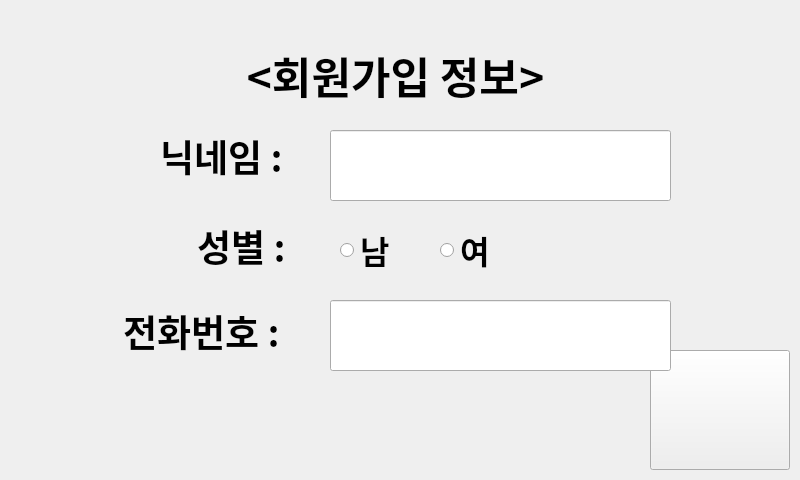
<?xml version="1.0" encoding="UTF-8"?>
<ui version="4.0">
 <class>JoinWindow</class>
 <widget class="QMainWindow" name="JoinWindow">
  <property name="geometry">
   <rect>
    <x>0</x>
    <y>0</y>
    <width>800</width>
    <height>480</height>
   </rect>
  </property>
  <property name="windowTitle">
   <string>MainWindow</string>
  </property>
  <property name="styleSheet">
   <string notr="true"/>
  </property>
  <widget class="QWidget" name="centralwidget_join">
   <widget class="QLabel" name="label_join_main">
    <property name="geometry">
     <rect>
      <x>-1</x>
      <y>-1</y>
      <width>800</width>
      <height>480</height>
     </rect>
    </property>
    <property name="styleSheet">
     <string notr="true">background-image: url(:/newPrefix/image/juicebro.jpg);</string>
    </property>
    <property name="text">
     <string/>
    </property>
   </widget>
   <widget class="QLabel" name="label_id">
    <property name="geometry">
     <rect>
      <x>130</x>
      <y>130</y>
      <width>191</width>
      <height>51</height>
     </rect>
    </property>
    <property name="palette">
     <palette>
      <active>
       <colorrole role="Text">
        <brush brushstyle="SolidPattern">
         <color alpha="255">
          <red>121</red>
          <green>11</green>
          <blue>255</blue>
         </color>
        </brush>
       </colorrole>
      </active>
      <inactive>
       <colorrole role="Text">
        <brush brushstyle="SolidPattern">
         <color alpha="255">
          <red>121</red>
          <green>11</green>
          <blue>255</blue>
         </color>
        </brush>
       </colorrole>
      </inactive>
      <disabled>
       <colorrole role="Text">
        <brush brushstyle="SolidPattern">
         <color alpha="255">
          <red>120</red>
          <green>120</green>
          <blue>120</blue>
         </color>
        </brush>
       </colorrole>
      </disabled>
     </palette>
    </property>
    <property name="font">
     <font>
      <family>야놀자 야체 B</family>
      <pointsize>28</pointsize>
      <weight>75</weight>
      <bold>true</bold>
     </font>
    </property>
    <property name="text">
     <string>닉네임 : </string>
    </property>
    <property name="alignment">
     <set>Qt::AlignCenter</set>
    </property>
   </widget>
   <widget class="QLabel" name="label_phone">
    <property name="geometry">
     <rect>
      <x>90</x>
      <y>300</y>
      <width>231</width>
      <height>61</height>
     </rect>
    </property>
    <property name="palette">
     <palette>
      <active>
       <colorrole role="Text">
        <brush brushstyle="SolidPattern">
         <color alpha="255">
          <red>121</red>
          <green>11</green>
          <blue>255</blue>
         </color>
        </brush>
       </colorrole>
      </active>
      <inactive>
       <colorrole role="Text">
        <brush brushstyle="SolidPattern">
         <color alpha="255">
          <red>121</red>
          <green>11</green>
          <blue>255</blue>
         </color>
        </brush>
       </colorrole>
      </inactive>
      <disabled>
       <colorrole role="Text">
        <brush brushstyle="SolidPattern">
         <color alpha="255">
          <red>120</red>
          <green>120</green>
          <blue>120</blue>
         </color>
        </brush>
       </colorrole>
      </disabled>
     </palette>
    </property>
    <property name="font">
     <font>
      <family>야놀자 야체 B</family>
      <pointsize>28</pointsize>
      <weight>75</weight>
      <bold>true</bold>
     </font>
    </property>
    <property name="text">
     <string>전화번호 : </string>
    </property>
    <property name="alignment">
     <set>Qt::AlignCenter</set>
    </property>
   </widget>
   <widget class="QLabel" name="label_sex">
    <property name="geometry">
     <rect>
      <x>180</x>
      <y>210</y>
      <width>131</width>
      <height>71</height>
     </rect>
    </property>
    <property name="palette">
     <palette>
      <active>
       <colorrole role="Text">
        <brush brushstyle="SolidPattern">
         <color alpha="255">
          <red>121</red>
          <green>11</green>
          <blue>255</blue>
         </color>
        </brush>
       </colorrole>
      </active>
      <inactive>
       <colorrole role="Text">
        <brush brushstyle="SolidPattern">
         <color alpha="255">
          <red>121</red>
          <green>11</green>
          <blue>255</blue>
         </color>
        </brush>
       </colorrole>
      </inactive>
      <disabled>
       <colorrole role="Text">
        <brush brushstyle="SolidPattern">
         <color alpha="255">
          <red>120</red>
          <green>120</green>
          <blue>120</blue>
         </color>
        </brush>
       </colorrole>
      </disabled>
     </palette>
    </property>
    <property name="font">
     <font>
      <family>야놀자 야체 B</family>
      <pointsize>28</pointsize>
      <weight>75</weight>
      <bold>true</bold>
     </font>
    </property>
    <property name="text">
     <string>성별 : </string>
    </property>
    <property name="alignment">
     <set>Qt::AlignCenter</set>
    </property>
   </widget>
   <widget class="QRadioButton" name="radioButton_man">
    <property name="geometry">
     <rect>
      <x>340</x>
      <y>230</y>
      <width>70</width>
      <height>40</height>
     </rect>
    </property>
    <property name="font">
     <font>
      <family>야놀자 야체 B</family>
      <pointsize>24</pointsize>
      <weight>75</weight>
      <bold>true</bold>
     </font>
    </property>
    <property name="text">
     <string>남</string>
    </property>
   </widget>
   <widget class="QRadioButton" name="radioButton_woman">
    <property name="geometry">
     <rect>
      <x>440</x>
      <y>230</y>
      <width>70</width>
      <height>40</height>
     </rect>
    </property>
    <property name="font">
     <font>
      <family>야놀자 야체 B</family>
      <pointsize>24</pointsize>
      <weight>75</weight>
      <bold>true</bold>
     </font>
    </property>
    <property name="text">
     <string>여</string>
    </property>
   </widget>
   <widget class="QLabel" name="label_text">
    <property name="geometry">
     <rect>
      <x>160</x>
      <y>40</y>
      <width>471</width>
      <height>71</height>
     </rect>
    </property>
    <property name="palette">
     <palette>
      <active>
       <colorrole role="Text">
        <brush brushstyle="SolidPattern">
         <color alpha="255">
          <red>121</red>
          <green>11</green>
          <blue>255</blue>
         </color>
        </brush>
       </colorrole>
      </active>
      <inactive>
       <colorrole role="Text">
        <brush brushstyle="SolidPattern">
         <color alpha="255">
          <red>121</red>
          <green>11</green>
          <blue>255</blue>
         </color>
        </brush>
       </colorrole>
      </inactive>
      <disabled>
       <colorrole role="Text">
        <brush brushstyle="SolidPattern">
         <color alpha="255">
          <red>120</red>
          <green>120</green>
          <blue>120</blue>
         </color>
        </brush>
       </colorrole>
      </disabled>
     </palette>
    </property>
    <property name="font">
     <font>
      <family>야놀자 야체 B</family>
      <pointsize>32</pointsize>
      <weight>75</weight>
      <bold>true</bold>
     </font>
    </property>
    <property name="text">
     <string>&lt;회원가입 정보&gt;</string>
    </property>
    <property name="alignment">
     <set>Qt::AlignCenter</set>
    </property>
   </widget>
   <widget class="QPushButton" name="pushButton_join_next">
    <property name="geometry">
     <rect>
      <x>650</x>
      <y>350</y>
      <width>140</width>
      <height>120</height>
     </rect>
    </property>
    <property name="styleSheet">
     <string notr="true">border-image: url(:/newPrefix/image/next.png);</string>
    </property>
    <property name="text">
     <string/>
    </property>
   </widget>
   <widget class="QLineEdit" name="lineEdit_id">
    <property name="geometry">
     <rect>
      <x>330</x>
      <y>130</y>
      <width>341</width>
      <height>71</height>
     </rect>
    </property>
    <property name="font">
     <font>
      <family>한컴 바겐세일 M</family>
      <pointsize>20</pointsize>
     </font>
    </property>
   </widget>
   <widget class="QLineEdit" name="lineEdit_phone">
    <property name="geometry">
     <rect>
      <x>330</x>
      <y>300</y>
      <width>341</width>
      <height>71</height>
     </rect>
    </property>
    <property name="font">
     <font>
      <family>한컴 바겐세일 M</family>
      <pointsize>20</pointsize>
     </font>
    </property>
   </widget>
  </widget>
 </widget>
 <resources>
  <include location="xz.qrc"/>
 </resources>
 <connections/>
</ui>
